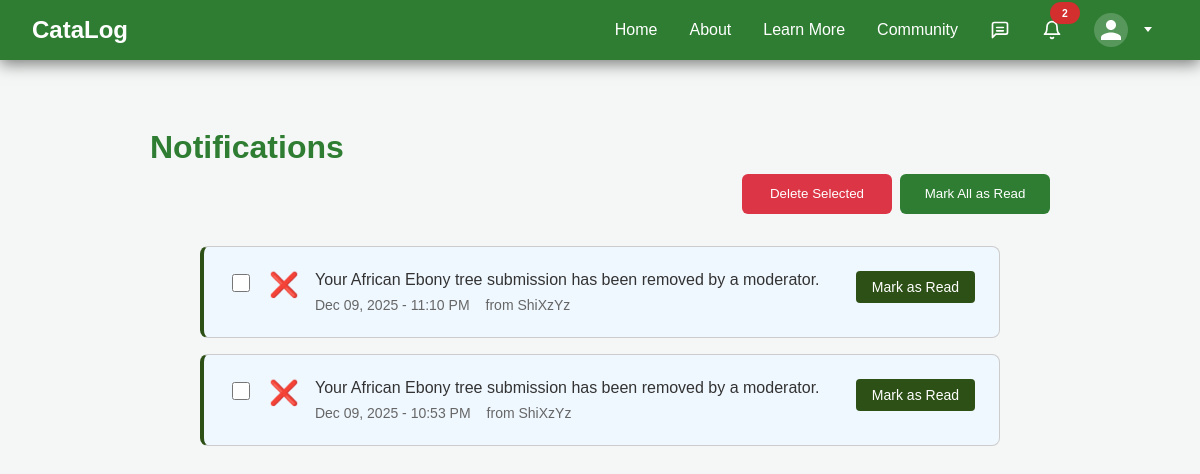
/notifications/ (signed in), run on the app's committed database.
### home/models.py (models this page shows, shortened)
class Notification(models.Model):
    NOTIFICATION_TYPES = (
        ('tree_flagged', 'Tree Flagged'),
        ('tree_unflagged', 'Tree Approved'),
        ('tree_deleted', 'Tree Deleted'),
    )
    recipient = models.ForeignKey(
        settings.AUTH_USER_MODEL,
        on_delete=models.CASCADE,
        related_name='notifications'
    )
    sender = models.ForeignKey(
        settings.AUTH_USER_MODEL,
        on_delete=models.SET_NULL,
        null=True,
        blank=True,
        related_name='sent_notifications'
    )
    notification_type = models.CharField(max_length=20, choices=NOTIFICATION_TYPES)
    tree_submission = models.ForeignKey(
        TreeSubmission,
        on_delete=models.CASCADE,
        null=True,
        blank=True
    )
    message = models.TextField()
    is_read = models.BooleanField(default=False)
    created_at = models.DateTimeField(auto_now_add=True)
    class Meta:
        ordering = ['-created_at']

class CustomUser(AbstractUser):
    ROLE_CHOICES = (
        ('user', 'User'),
        ('moderator', 'Moderator'),
    )
    role = models.CharField(max_length=10, choices=ROLE_CHOICES, default='user')
    avatar = models.ForeignKey(CustomImage, on_delete=models.SET_NULL, null=True, blank=True, default=None)
    bio = models.TextField(blank=True)
    sustainability_interests = models.CharField(max_length=255, blank=True)
    nickname = models.CharField(max_length=100, blank=True)
    profile_completed = models.BooleanField(default=False)
    def get_display_name(self):
        return self.nickname if self.nickname else self.username

### home/views.py (the view)
# urls.py: path('notifications/', views.notifications, name='notifications'),
@login_required
def notifications(request):
    user_notifications = Notification.objects.filter(recipient=request.user)
    return render(request, 'home/notifications.html', {
        'notifications': user_notifications
    })

### home/context_processors.py (called while the page is built)
def unread_messages(request):
    if request.user.is_authenticated:
        unread_count = Message.objects.filter(
            conversation__participants=request.user
        ).exclude(
            sender=request.user
        ).exclude(
            read_by=request.user
        ).count()
        return {'unread_message_count': unread_count}
    return {'unread_message_count': 0}

def unread_notifications(request):
    if request.user.is_authenticated:
        unread_count = Notification.objects.filter(
            recipient=request.user,
            is_read=False
        ).count()
        return {'unread_notification_count': unread_count}
    return {'unread_notification_count': 0}

### home/templates/home/notifications.html (shortened to what this page needs)
{% extends 'base.html' %}
{% block content %}
<div class="page-container">
    <h1 class="page-title">Notifications</h1>
    <div class="notifications-header">
        {% if notifications %}
            <div class="header-actions">
                <button id="delete-selected-btn" class="community-btn delete-btn csp-5790ffba29" >Delete Selected</button>
                <button id="mark-all-read-btn" class="community-btn">Mark All as Read</button>
            </div>
        {% endif %}
    </div>
    <div class="notifications-container">
        {% if notifications %}
            {% for notification in notifications %}
                <div class="notification-item {% if not notification.is_read %}unread{% endif %}" data-notification-id="{{ notification.id }}">
                    <div class="notification-checkbox">
                        <input type="checkbox" class="notification-select" value="{{ notification.id }}">
                    </div>
                    <div class="notification-icon">
                        {% if notification.notification_type == 'tree_flagged' %}
                            <span class="icon-warning">⚠️</span>
                        {% elif notification.notification_type == 'tree_unflagged' %}
                            <span class="icon-success">✅</span>
                        {% elif notification.notification_type == 'tree_deleted' %}
                            <span class="icon-error">❌</span>
                        {% endif %}
                    </div>
                    <div class="notification-content">
                        <div class="notification-message">{{ notification.message }}</div>
                        <div class="notification-meta">
                            <span class="notification-time">{{ notification.created_at|date:"M d, Y - g:i A" }}</span>
                            {% if notification.sender %}
                                <span class="notification-sender">from {{ notification.sender.get_display_name }}</span>
                            {% endif %}
                        </div>
                    </div>
                    {% if not notification.is_read %}
                        <button class="mark-read-btn" onclick="markAsRead({{ notification.id }})">Mark as Read</button>
                    {% endif %}
                </div>
            {% endfor %}
        {% else %}
            <div class="no-notifications">
                <p>You have no notifications yet.</p>
            </div>
        {% endif %}
    </div>
</div>
{% endblock %}

### home/static/home/style.css (style rules this page uses)
:root { --bg-primary: #f4f7f5; --bg-secondary: #ffffff; --bg-card: #ffffff; --text-primary: #333; --text-secondary: #777; --text-muted: #999; --nav-bg: #2e7d32; --nav-hover: #388e3c; --border-color: #ccc; --border-light: #e0e0e0; --shadow-sm: rgba(0, 0, 0, 0.1); --shadow-md: rgba(0, 0, 0, 0.15); --input-bg: #ffffff; --input-border: #ccc; }
html, body { margin: 0; font-family: Arial, sans-serif; background-color: var(--bg-primary); color: var(--text-primary); height: 100%; }
.page-container { max-width: 900px; margin: 2rem auto; padding: 1rem 2rem; }
.page-title { color: #2e7d32; font-size: 2rem; margin-bottom: 0.5rem; }
.community-btn { background-color: #2e7d32; color: white; border: none; padding: 0.6rem 1.2rem; border-radius: 6px; cursor: pointer; transition: background-color 0.2s ease-in-out; }

### static/home/csp-inline-fixes.css (style rules this page uses)
.csp-5790ffba29 { display: none }

### home/templates/home/notifications.html (style rules this page uses)
.notifications-header { display: flex; justify-content: flex-end; margin-bottom: 1rem; }
.header-actions { display: flex; gap: 0.5rem; align-items: flex-start; }
.header-actions .community-btn { width: 150px; height: 40px; line-height: 40px; white-space: nowrap; display: inline-flex !important; align-items: center; justify-content: center; vertical-align: top; margin: 0; padding: 0.6rem 1.2rem; box-sizing: border-box; }
.delete-btn { background-color: #dc3545; }
.notifications-container { max-width: 800px; margin: 0 auto; }
.notification-item { display: flex; align-items: flex-start; gap: 1rem; padding: 1.5rem; margin-bottom: 1rem; background-color: var(--card-background, white); border: 1px solid var(--border-color, #ddd); border-radius: 8px; transition: all 0.2s ease; }
.notification-checkbox { display: flex; align-items: center; flex-shrink: 0; }
.notification-checkbox input[type="checkbox"] { width: 18px; height: 18px; cursor: pointer; }
.notification-item.unread { background-color: var(--unread-background, #f0f8ff); border-left: 4px solid var(--primary-color, #2d5016); }
.notification-icon { font-size: 1.5rem; flex-shrink: 0; }
.notification-content { flex-grow: 1; }
.notification-message { font-size: 1rem; margin-bottom: 0.5rem; color: var(--text-color, #333); }
.notification-meta { display: flex; gap: 1rem; font-size: 0.875rem; color: var(--secondary-text-color, #666); }
.mark-read-btn { padding: 0.5rem 1rem; background-color: var(--primary-color, #2d5016); color: white; border: none; border-radius: 4px; cursor: pointer; font-size: 0.875rem; transition: background-color 0.2s ease; }
#mark-all-read-btn { margin-bottom: 1rem; }

### data on the page
Notification: message "Your African Ebony tree submission has been removed by a moderator.", created_at "Dec 09, 2025 - 11:10 PM", sender.get_display_name "ShiXzYz"
Notification: message "Your African Ebony tree submission has been removed by a moderator.", created_at "Dec 09, 2025 - 10:53 PM", sender.get_display_name "ShiXzYz"

### other printed values
{{ unread_notification_count }} "2"
